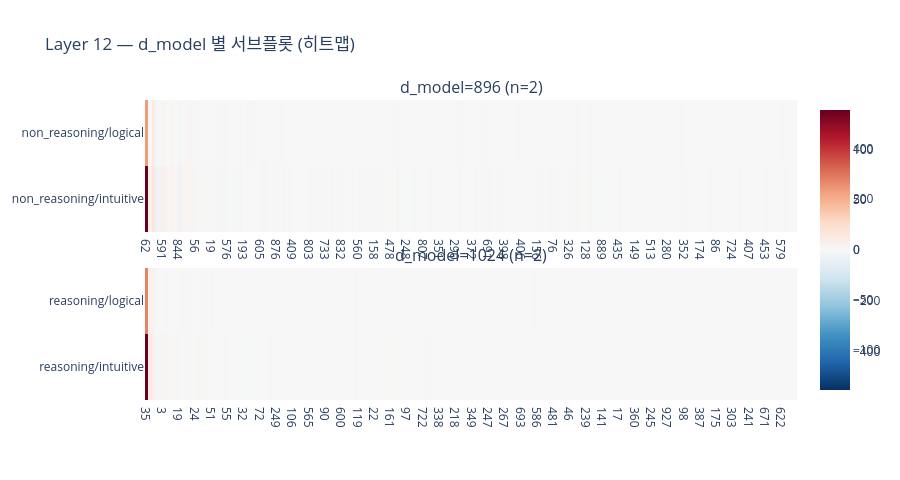

The code cell stored with this chart in its notebook:
### Markdown cell above
## 6. 뉴런 히트맵

타깃 레이어에서 조건별 평균 활성화(분산 상위 뉴런)를 히트맵으로 봅니다.

### Code cell
TOPN = int(EXP["analysis"]["heatmap_top_neurons"])

# d_model이 다르면 벡터 길이가 달라 분리
_rows = []
for mtag in MODELS:
    for ptag in PROMPTS:
        h = results[(mtag, ptag)][TARGET_LAYER].float()
        vec = h.mean(dim=0).numpy()
        _rows.append((f"{mtag}/{ptag}", vec))

_by_dim = {}
for lab, vec in _rows:
    d = int(vec.shape[0])
    _by_dim.setdefault(d, {"labels": [], "vectors": []})
    _by_dim[d]["labels"].append(lab)
    _by_dim[d]["vectors"].append(vec)

if len(_by_dim) == 1:
    _d = next(iter(_by_dim))
    _data = _by_dim[_d]
    matrix = np.stack(_data["vectors"])
    cond_labels = _data["labels"]
    var_across = matrix.var(axis=0)
    top_ix = np.argsort(var_across)[::-1][:TOPN]
    fig = go.Figure(data=go.Heatmap(
        z=matrix[:, top_ix],
        x=[str(i) for i in top_ix],
        y=cond_labels,
        colorscale="RdBu_r",
        zmid=0,
    ))
    fig.update_layout(
        title=f"Layer {TARGET_LAYER} — 뉴런별 평균 활성화 (d_model={_d}, 분산 상위 {TOPN})",
        xaxis_title="Neuron index",
        template="plotly_white",
        height=350,
    )
    fig.show()
else:
    _dims = sorted(_by_dim.keys())
    fig = make_subplots(
        rows=len(_dims),
        cols=1,
        subplot_titles=[f"d_model={d} (n={len(_by_dim[d]['labels'])})" for d in _dims],
        vertical_spacing=0.12,
    )
    for i, d in enumerate(_dims, start=1):
        _data = _by_dim[d]
        matrix = np.stack(_data["vectors"])
        cond_labels = _data["labels"]
        var_across = matrix.var(axis=0)
        top_ix = np.argsort(var_across)[::-1][:TOPN]
        fig.add_trace(
            go.Heatmap(
                z=matrix[:, top_ix],
                x=[str(j) for j in top_ix],
                y=cond_labels,
                colorscale="RdBu_r",
                zmid=0,
            ),
            row=i,
            col=1,
        )
    fig.update_layout(
        title_text=f"Layer {TARGET_LAYER} — d_model 별 서브플롯 (히트맵)",
        template="plotly_white",
        height=min(900, 120 + 180 * len(_dims)),
    )
    fig.show()

### Figure 1 — Plotly figure (JSON) as saved in the notebook; plotly's stock layout.template omitted (floating-point values rounded to 4 significant figures; data arrays with more than 128 entries replaced by an {"elided": "..."} marker saying what was removed)
{"data": [{"colorscale": [[0, "rgb(5,48,97)"], [0.1, "rgb(33,102,172)"], [0.2, "rgb(67,147,195)"], [0.3, "rgb(146,197,222)"], [0.4, "rgb(209,229,240)"], [0.5, "rgb(247,247,247)"], [0.6, "rgb(253,219,199)"], [0.7, "rgb(244,165,130)"], [0.8, "rgb(214,96,77)"], [0.9, "rgb(178,24,43)"], [1, "rgb(103,0,31)"]], "type": "heatmap", "x": {"elided": "200 str values"}, "xaxis": "x", "y": ["non_reasoning/intuitive", "non_reasoning/logical"], "yaxis": "y", "z": {"elided": "2x200 float values"}, "zmid": 0}, {"colorscale": [[0, "rgb(5,48,97)"], [0.1, "rgb(33,102,172)"], [0.2, "rgb(67,147,195)"], [0.3, "rgb(146,197,222)"], [0.4, "rgb(209,229,240)"], [0.5, "rgb(247,247,247)"], [0.6, "rgb(253,219,199)"], [0.7, "rgb(244,165,130)"], [0.8, "rgb(214,96,77)"], [0.9, "rgb(178,24,43)"], [1, "rgb(103,0,31)"]], "type": "heatmap", "x": {"elided": "200 str values"}, "xaxis": "x2", "y": ["reasoning/intuitive", "reasoning/logical"], "yaxis": "y2", "z": {"elided": "2x200 float values"}, "zmid": 0}], "layout": {"annotations": [{"font": {"size": 16}, "showarrow": false, "text": "d_model=896 (n=2)", "x": 0.5, "xanchor": "center", "xref": "paper", "y": 1, "yanchor": "bottom", "yref": "paper"}, {"font": {"size": 16}, "showarrow": false, "text": "d_model=1024 (n=2)", "x": 0.5, "xanchor": "center", "xref": "paper", "y": 0.44, "yanchor": "bottom", "yref": "paper"}], "height": 480, "title": {"text": "Layer 12 — d_model 별 서브플롯 (히트맵)"}, "xaxis": {"anchor": "y", "domain": [0, 1]}, "xaxis2": {"anchor": "y2", "domain": [0, 1]}, "yaxis": {"anchor": "x", "domain": [0.56, 1]}, "yaxis2": {"anchor": "x2", "domain": [0, 0.44]}}}
